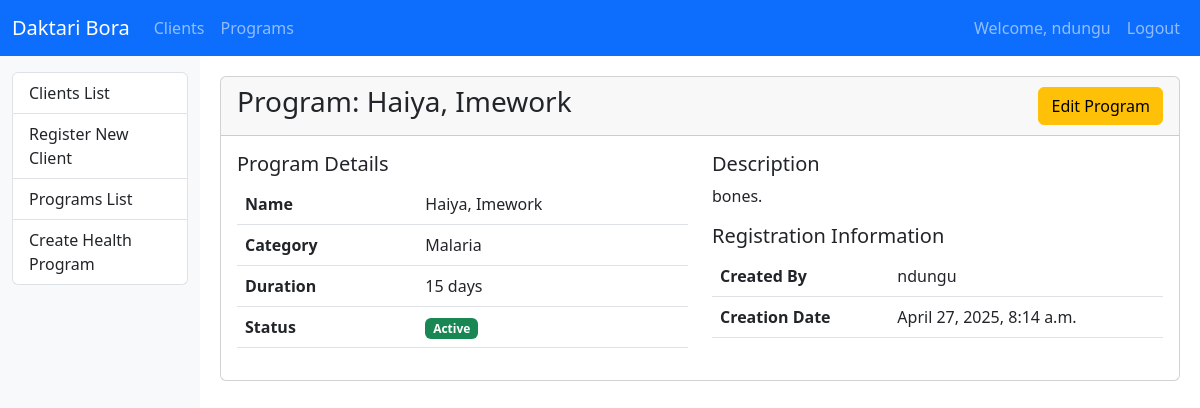
Page /programs/1/ (signed in) on the committed database.
### programs/models.py (models this page shows, shortened)
class Program(models.Model):
    name = models.CharField(max_length=100, unique=True)
    description = models.TextField()
    category = models.CharField(max_length=50)
    duration = models.IntegerField(help_text="Duration in days", default=30)
    active = models.BooleanField(default=True)
    created_by = models.ForeignKey(User, on_delete=models.SET_NULL, null=True)
    created_at = models.DateTimeField(auto_now_add=True)

### programs/views.py (the view)
# urls.py: path('<int:pk>/', views.program_detail, name='program_detail'),
@login_required
def program_detail(request, pk):
    program = get_object_or_404(Program, pk=pk, created_by=request.user)
    return render(request, 'programs/program_detail.html', {'program': program})

### templates/programs/program_detail.html (shortened to what this page needs)
{% extends 'base.html' %}
{% block content %}
<div class="card">
    <div class="card-header d-flex justify-content-between align-items-center">
        <h3>Program: {{ program.name }}</h3>
        <div>
            <a href="{% url 'program_update' program.id %}" class="btn btn-warning">Edit Program</a>
        </div>
    </div>
    <div class="card-body">
        <div class="row">
            <div class="col-md-6">
                <h5>Program Details</h5>
                <table class="table">
                    <tr>
                        <th>Name</th>
                        <td>{{ program.name }}</td>
                    </tr>
                    <tr>
                        <th>Category</th>
                        <td>{{ program.category }}</td>
                    </tr>
                    <tr>
                        <th>Duration</th>
                        <td>{{ program.duration }} days</td>
                    </tr>
                    <tr>
                        <th>Status</th>
                        <td>
                            {% if program.active %}
                                <span class="badge bg-success">Active</span>
                            {% else %}
                                <span class="badge bg-danger">Inactive</span>
                            {% endif %}
                        </td>
                    </tr>
                </table>
            </div>
            <div class="col-md-6">
                <h5>Description</h5>
                <p>{{ program.description }}</p>
                <h5>Registration Information</h5>
                <table class="table">
                    <tr>
                        <th>Created By</th>
                        <td>{{ program.created_by.username|default:"Unknown" }}</td>
                    </tr>
                    <tr>
                        <th>Creation Date</th>
                        <td>{{ program.created_at }}</td>
                    </tr>
                </table>
            </div>
        </div>
    </div>
</div>
{% endblock %}

### templates/base.html (shortened to what this page needs)
{% load django_bootstrap5 %}
<!DOCTYPE html>
<html lang="en">
<head>
    <link href="https://cdn.jsdelivr.net/npm/bootstrap@5.3.0/dist/css/bootstrap.min.css" rel="stylesheet">
</head>
<body>
    <nav class="navbar navbar-expand-lg navbar-dark bg-primary">
        <div class="container-fluid">
            <a class="navbar-brand" href="{% url 'client_list' %}">Daktari Bora</a>
            <div class="collapse navbar-collapse" id="navbarNav">
                <ul class="navbar-nav">
                    <li class="nav-item">
                        <a class="nav-link" href="{% url 'client_list' %}">Clients</a>
                    </li>
                    <li class="nav-item">
                        <a class="nav-link" href="{% url 'program_list' %}">Programs</a>
                    </li>
                </ul>
                <ul class="navbar-nav ms-auto">
                    {% if user.is_authenticated %}
                        <li class="nav-item">
                            <span class="nav-link">Welcome, {{ user.username }}</span>
                        </li>
                        <li class="nav-item">
                            <a class="nav-link" href="{% url 'logout' %}">Logout</a>
                        </li>
                    {% endif %}
                </ul>
            </div>
        </div>
    </nav>
    <div class="container-fluid">
        <div class="row">
            {% if user.is_authenticated %}
            <div class="col-md-2 sidebar">
                <div class="list-group mt-3">
                    <a href="{% url 'client_list' %}" class="list-group-item list-group-item-action">Clients List</a>
                    <a href="{% url 'client_create' %}" class="list-group-item list-group-item-action">Register New Client</a>
                    <a href="{% url 'program_list' %}" class="list-group-item list-group-item-action">Programs List</a>
                    <a href="{% url 'program_create' %}" class="list-group-item list-group-item-action">Create Health Program</a>
                </div>
            </div>
            <div class="col-md-10 content">
            {% else %}
            <div class="col-md-12 content">
            {% endif %}
                {% block content %}{% endblock %}
            </div>
        </div>
    </div>
</body>
</html>

### templates/base.html (style rules this page uses)
.sidebar { min-height: calc(100vh - 56px); background-color: #f8f9fa; }
.content { padding: 20px; }

### rows in the picture
Program: name "Haiya, Imework", category "Malaria", duration "15", description "bones.", created_by.username "ndungu", created_at "April 27, 2025, 8:14 a.m."

### other values in the picture
{{ user.username }} "ndungu"
